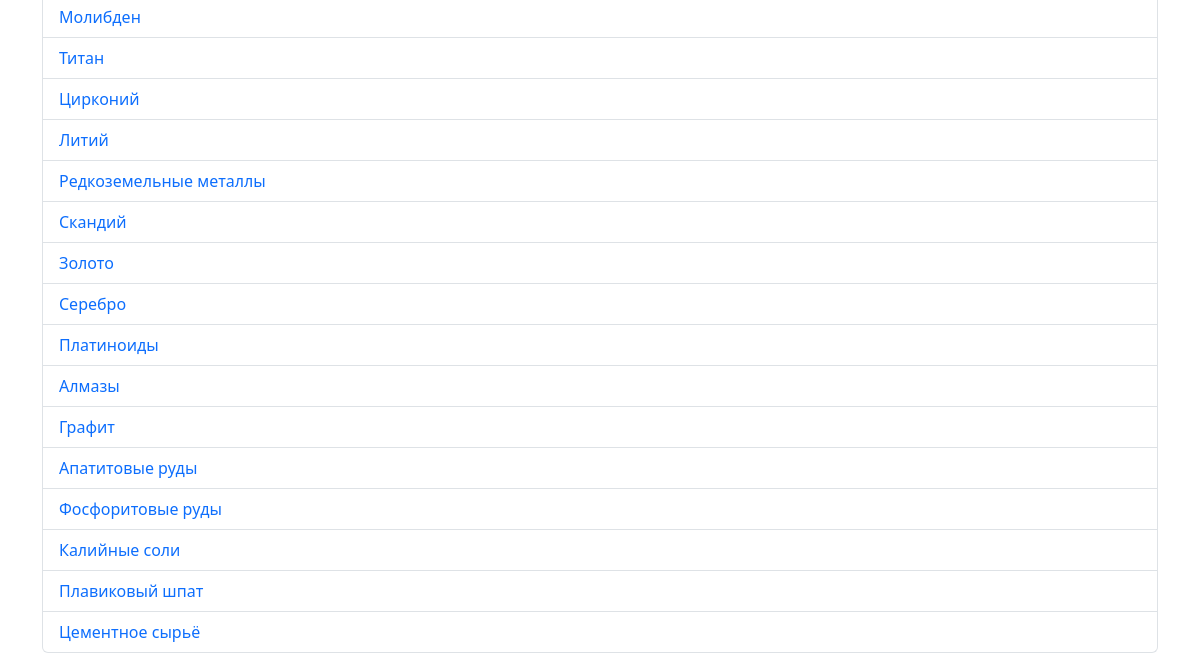
Before: / (lower part) with the older database file.
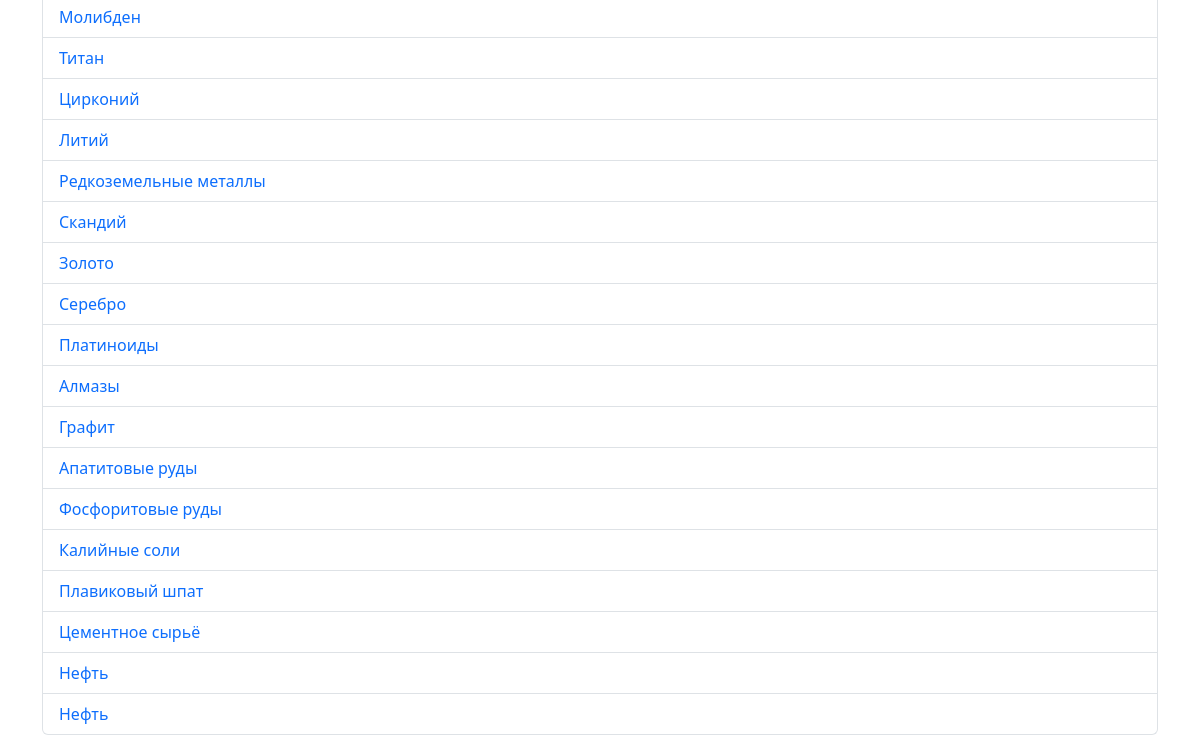
After: the same page with the newer database file.
### minerals/models.py (models this page shows, shortened)
class Mineral(models.Model):
    name = models.CharField(max_length=100, verbose_name="Название полезного ископаемого")
    description = models.TextField(verbose_name="Описание", blank=True, null=True)
    extraction_url = models.URLField(verbose_name="Ссылка на добычу (Datawrapper)")
    reserves_url = models.URLField(verbose_name="Ссылка на запасы (Datawrapper)")
    class Meta:
        verbose_name = "Полезное ископаемое"
        verbose_name_plural = "Полезные ископаемые"

### minerals/views.py (the view)
# urls.py: path('', views.home, name='home'),
def home(request):
    minerals = Mineral.objects.all()
    return render(request, 'minerals/home.html', {'minerals': minerals})

### minerals/templates/minerals/home.html (shortened to what this page needs)
<!DOCTYPE html>
<html lang="en">
<head>
    <link href="https://cdn.jsdelivr.net/npm/bootstrap@5.3.0-alpha1/dist/css/bootstrap.min.css"  rel="stylesheet">
</head>
<body>
    <div class="container mt-5">
        <ul class="list-group">
            {% for mineral in minerals %}
                <li class="list-group-item">
                    <a href="{% url 'mineral_detail' mineral.id %}" class="text-decoration-none">{{ mineral.name }}</a>
                </li>
            {% endfor %}
        </ul>
    </div>
</body>
</html>

Changed rows visible on the page:
added Mineral: name "Нефть"
added Mineral: name "Нефть"
